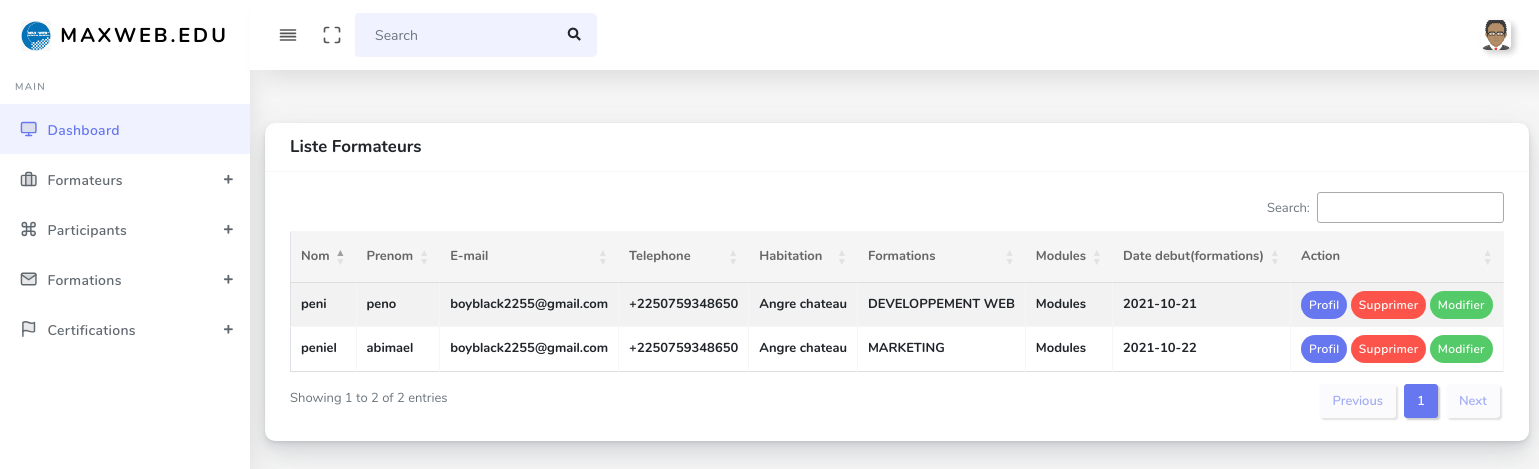
The app's page /formateursListe.php with its own data.
### tables this page shows
CREATE TABLE `formateurs` (
  `id_formateur` int(11) NOT NULL,
  `nom_formateur` varchar(80) NOT NULL,
  `prenom_formateur` varchar(80) NOT NULL,
  `email_formateur` varchar(80) NOT NULL,
  `tel_formateur` varchar(100) NOT NULL,
  `lieux_habitations` varchar(255) NOT NULL,
  `date_debutdform` varchar(255) DEFAULT NULL,
  `formations_form` varchar(255) NOT NULL,
  `modules_form` varchar(255) NOT NULL
);

### formateursListe.php (the view, shortened to what this page needs)
<!DOCTYPE html>
<html lang="en">
<link rel="stylesheet" href="https://cdnjs.cloudflare.com/ajax/libs/twitter-bootstrap/4.1.1/css/bootstrap.css">
  <link rel="stylesheet" href="https://cdn.datatables.net/1.10.19/css/dataTables.bootstrap4.min.css">
  <link rel="stylesheet" href="https://cdn.datatables.net/buttons/1.5.2/css/buttons.bootstrap4.min.css">
  <link rel="stylesheet" href="https://cdn.datatables.net/responsive/2.2.3/css/responsive.bootstrap4.min.css">
<head>
<?php include ("includes/head.php"); ?>
</head>
<body>
  <div id="app">
    <div class="main-wrapper main-wrapper-1">
      <div class="navbar-bg"></div>
      <?php include ("includes/nav.php"); ?>
      <div class="main-sidebar sidebar-style-2">
      <?php include ("includes/sideBar.php"); ?>
      </div>
      <div class="main-content">
            <section class="section">
              <div class="section-body">
                <div class="row">
                  <div class="col-20 col-md-20 col-lg-20">
                  <?php
                     include 'actionF.php';
                    $query = $conn->query("SELECT * FROM formateurs ORDER BY id_formateur DESC");
                    $rows = $query->fetchAll();
                    ?>
                  <div class="card">
                      <div class="card-header">
                        <h4>Liste Formateurs</h4>
                      </div>
                      <div class="card-body">
                        <div class="table-responsive">
                        <table id="example" class="table table-striped table-bordered dt-responsive nowrap" style="width:100%">
                          <thead>
                                <tr>
                                  <th>Nom</th>
                                  <th>Prenom</th>
                                  <th>E-mail</th>
                                  <th>Telephone</th>
                                  <th>Habitation</th>
                                  <th>Formations</th>
                                  <th>Modules</th>
                                  <th>Date debut(formations)</th>
                                  <th>Action</th>
                                </tr>
                              </thead>
                              <tbody>
                              <?php
                              if ($rows) {
                                foreach($rows as $value) {
                                ?>
                                <tr>
                                  <th><?php echo $value["nom_formateur"]; ?></th>
                                  <th><?php echo $value["prenom_formateur"]; ?></th>
                                  <th><?php echo $value["email_formateur"]; ?></th>
                                  <th><?php echo $value["tel_formateur"]; ?></th>
                                  <th><?php echo $value["lieux_habitations"]; ?></th>
                                  <th><?php echo $value["formations_form"]; ?></th>
                                  <th><?php echo $value["modules_form"]; ?></th>
                                  <th><?php echo $value["date_debutdform"]; ?></th>
                                  <td>
                                  <a href="detailsF.php?details=<?php echo $value["id_formateur"]; ?>" class="badge badge-primary p-2">Profil</a>
                                  <a href="actionF.php?id=<?php echo $value["id_formateur"]; ?>" class="badge badge-danger p-2" onclick="return confirm('Voulez vous vraiment supprimer?');">Supprimer</a>
                                  <a href="formateursInsert.php?edit=<?php echo $value["id_formateur"]; ?>"class="badge badge-success p-2">Modifier</a>
                                  </td>
                                  </tr>
                              <?php   }
                            }
                            ?>
                      </tbody>
                          </table>
    </div>
  </body>
  </html>

### records on screen
formateurs: nom_formateur "peni", prenom_formateur "peno", email_formateur "boyblack2255@gmail.com", tel_formateur "+2250759348650", lieux_habitations "Angre chateau", formations_form "DEVELOPPEMENT WEB", modules_form "Modules", date_debutdform "2021-10-21"
formateurs: nom_formateur "peniel", prenom_formateur "abimael", email_formateur "boyblack2255@gmail.com", tel_formateur "+2250759348650", lieux_habitations "Angre chateau", formations_form "MARKETING", modules_form "Modules", date_debutdform "2021-10-22"
